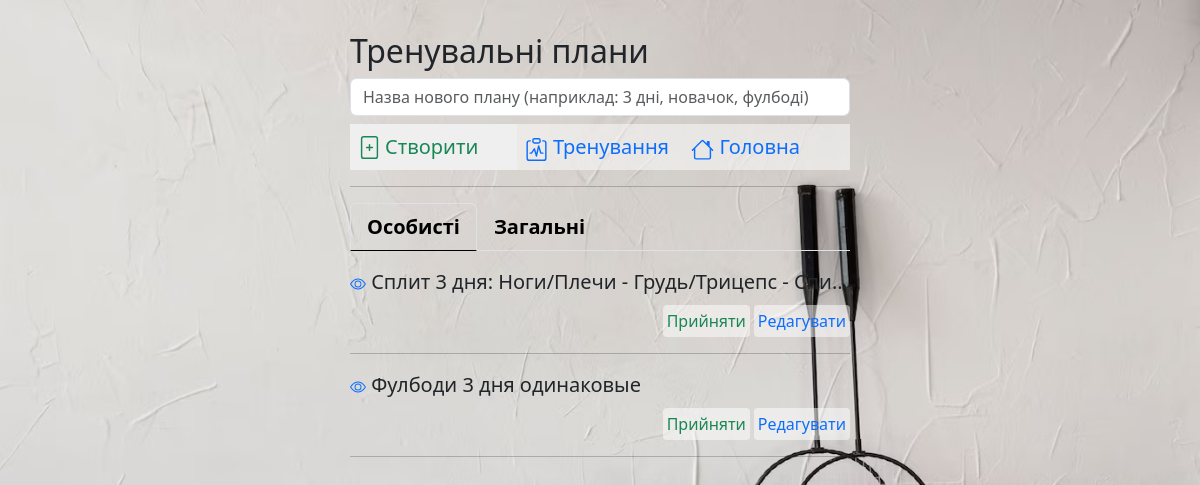
The app's page /plans_all (signed in) with its own data.
### _models.py (models this page shows, shortened)
class User(db.Model, UserMixin):
    __tablename__ = 'users'
    id = db.Column(db.Integer, primary_key=True)
    name = db.Column(db.String(80), nullable=False, unique=True)
    password = db.Column(db.String(80), nullable=False)
    role = db.Column(db.String(80), nullable=False, default='user')
    email = db.Column(db.String(80), unique=True, nullable=False)
    language = db.Column(db.String(20), default='EN')
    preferences = db.Column(db.Text, default=[])
    date_registration = Column(db.DateTime)
    date_last_activity = Column(db.DateTime)
    trainings = relationship('UserTraining', back_populates='user')

class Plan(db.Model):
    __tablename__ = 'plans'
    id = db.Column(db.Integer, primary_key=True)
    name = db.Column(db.String, default='New Plan')
    local_names = db.Column(db.Text)
    owner = db.Column(db.String, default='Admin')
    trainings = relationship('Training', secondary='plan_trainings', back_populates='plans')

### main.py (the view)
@app.route('/plans_all', methods=['POST', 'GET'])
@login_required
def plans_all():
    languages = config.LANGUAGES
    conditions = or_(Plan.owner == current_user.name, Plan.owner == 'admin')
    plans = Plan.query.filter(conditions).all()
    plan_ids = [plan.id for plan in plans]
    plan_trainings = Plan_Trainings.query.filter(Plan_Trainings.plan_id.in_(plan_ids)).all()
    trainings_ids = [plan_training.training_id for plan_training in plan_trainings]
    trains = Training.query.filter(Training.training_id.in_(trainings_ids)).all()
    trainings_in_plan = {}  # {plan: [trains], ...}
    plans_local_names = {} # {plan: local_name}
    for plan in plans:
        plans_local_names[plan] = json.loads(plan.local_names) if plan.local_names is not None else {lang: '' for lang in languages}
        trainings_in_plan[plan] = []
        for plan_train in plan_trainings:
            for train in trains:
                if train.training_id == plan_train.training_id and plan_train.plan_id == plan.id:
                    train_time = 0
                    ex_loc_names_user_lang = []
                    for exercise in train.exercises:
                        te = TrainingExercise.query.filter_by(training_id=train.training_id, exercise_id=exercise.exercise_id).first()
                        train_time += te.sets * exercise.time_per_set
                        ex_loc_names = json.loads(exercise.localized_name)
                        ex_loc_name = ex_loc_names[current_user.language]
                        ex_loc_names_user_lang.append(ex_loc_name)
                    train_local_names = json.loads(train.local_names) if train.local_names is not None else {current_user.language: train.name}
                    train_local_name = train_local_names[current_user.language]
                    trainings_in_plan[plan].append([train_local_name, train_time, ex_loc_names_user_lang])
    return render_template('plans_all.html', trainings_in_plan=trainings_in_plan, plans_local_names=plans_local_names)

### _logic.py (called while the page is built)
def load_localization_dict():
    phrases = Localization.query.all()
    phrases_list = {}
    for phrase in phrases:
        translations_dict = json.loads(phrase.translations)
        phrases_list[phrase.key] = translations_dict
    return phrases_list

### main.py (called while the page is built)
@login_manager.user_loader
def load_user(user_id):
    return User.query.get(int(user_id))

@app.context_processor
def inject_local_dict():
    local_dict = load_localization_dict()
    return {'local_dict': local_dict}

### templates/plans_all.html (shortened to what this page needs)
{% extends 'base.html' %}
{% block body %}
<div class="account-block pt-3">
    <div class="mt-3">
        <h2>
            {{local_dict['Training plans'][current_user.language]}}
        </h2>
    </div>
        <form action="/plan_new/0" method="post">
            <div class=" mb-2">
                <input type="text" name="plan_name" id="plan_name" class="form-control" placeholder="{{local_dict['new plan placeholder'][current_user.language]}}" required>
            </div>
            <div class="mb-2 d-flex">
                <div class="account-item fs-5 flex-grow-1 m-0 p-0 text-truncate">
                    <button type="submit" class="submit-no-border text-success d-flex str-link p-2">
                        {{local_dict['Create'][current_user.language]}}
                    </button>
                </div>
                <div class="account-item fs-5 m-0 p-0 text-truncate">
                     <a href="/new_train" class="str-link link-underline link-underline-opacity-0 p-2">
                         {{local_dict['Workouts'][current_user.language]}}
                     </a>
                </div>
                <div class="account-item fs-5 m-0 p-0 text-truncate">
                     <a href="/" class="str-link link-underline link-underline-opacity-0 p-2">
                         {{local_dict['Main'][current_user.language]}}
                     </a>
                </div>
            </div>
        </form>
        <hr>
        <ul class="nav nav-tabs mb-3 fs-5 fw-semibold" id="pills-tab" role="tablist">
                <li class="nav-item" role="presentation">
                    <button class="nav-link active" id="user_plans_tab" data-bs-toggle="pill" data-bs-target="#user_plans" type="button" role="tab" aria-controls="user_plans" aria-selected="true">
                        {{local_dict['Personal'][current_user.language]}}
                    </button>
                </li>
                <li class="nav-item" role="presentation">
                    <button class="nav-link" id="common_tab_tab" data-bs-toggle="pill" data-bs-target="#common_plans" type="button" role="tab" aria-controls="common_plans" aria-selected="false">
                        {{local_dict['General'][current_user.language]}}
                    </button>
                </li>
        </ul>
        <div class="tab-content" id="tabContent">
            <div class="tab-pane fade show active" id="user_plans" role="tabpanel" aria-labelledby="user_plans_tab" tabindex="0">
                {% for plan, trains in trainings_in_plan.items() %}
                {% if plan.owner == current_user.name %}
                    <div class="row">
                            <div class="fs-5  mb-2 text-truncate">
                                <a class="link-underline link-underline-opacity-0" data-bs-toggle="collapse" href="#collapse_user_plan{{plan.id}}" role="button" aria-expanded="false" aria-controls="collapse_user_plan{{plan.id}}">
                                    <span class="text-dark">{{plan.name}}</span>
                                </a>
                            </div>
                            <div class="d-flex justify-content-end">
                                <div class="mx-1">
                                    <a href="/assign_training/{{plan.id}}" class="btn-personal str-link p-1 rounded-1 link-underline link-underline-opacity-0 text-success">
                                        {{local_dict['Accept'][current_user.language]}}
                                    </a>
                                </div>
                                <div class="mx-0">
                                    {% if plan.owner == current_user.name %}
                                        <a href="/plan_new/{{plan.id}}" class="btn-personal str-link p-1 rounded-1 link-underline link-underline-opacity-0 text-primary">
                                            {{local_dict['Edit'][current_user.language]}}
                                        </a>
                                    {% endif %}
                                </div>
                            </div>
                    </div>
                    <hr>
                {% endif %}
                {% endfor %}
            </div>
        </div>
</div>
{% endblock %}

### static/css/main.css (style rules this page uses)
body { background-image: url('../imgs/background.jpg'); background-size: cover; background-repeat: no-repeat; background-attachment: fixed; }
.nav-link.active { background-color: rgba(0, 0, 0, 0.2); }
.str-link { display: inline-block; width: 100%; height: 100%; }
.nav-tabs .nav-item .nav-link { color: black; }
.nav-tabs .nav-item .nav-link.active { background-color: rgba(255,255,240, 0); border-bottom: solid black; border-width: 1px; }
.account-block { position: absolute; top: 0; left: 0; width:100%; max-width: 500px; left: 50%; transform: translateX(-50%); }
.account-item { width: 100%; background-color: rgba(255,255,255, 0.5); margin: 3px; padding: 7px; border: none; }
.btn-personal { background-color: rgba(255,255,255, 0.5); border: none; }
.submit-no-border { border: none; }

### records on screen
User: language "Тренувальні плани", plan_name "Назва нового плану (наприклад: 3 дні, новачок, фулбоді)", language "Створити", language "Тренування", language "Головна", language "Особисті", language "Загальні", language "Прийняти", language "Редагувати"
Plan: name "Сплит 3 дня: Ноги/Плечи - Грудь/Трицепс - Спи…"
Plan: name "Фулбоди 3 дня одинаковые"
